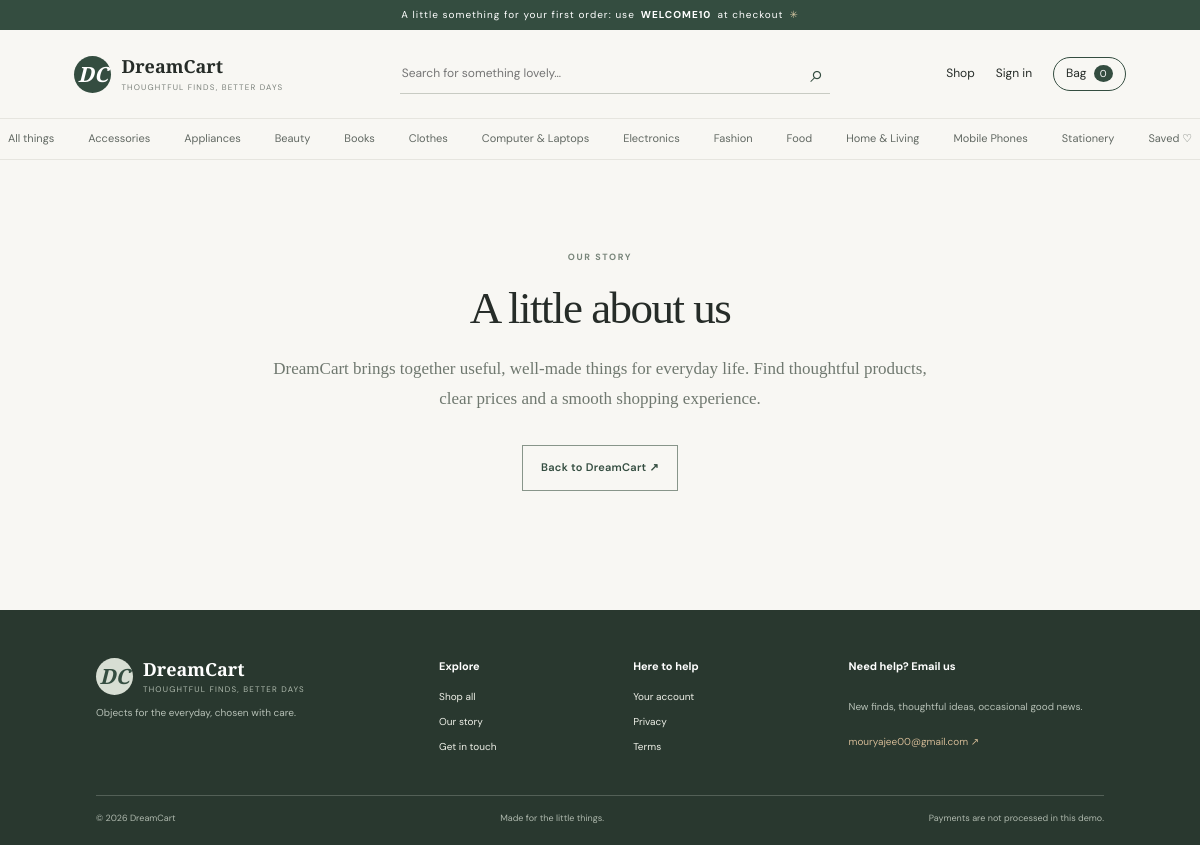
/about, run on the app's committed database.
### models.py (models this page shows)
class Category(db.Model):
    id = db.Column(db.Integer, primary_key=True)
    name = db.Column(db.String(80), unique=True, nullable=False)
    slug = db.Column(db.String(90), unique=True, nullable=False)
    products = db.relationship("Product", backref="category", lazy=True)

### app.py (the view)
@app.route('/about')
def about(): return render_template('info.html',eyebrow='OUR STORY',title='A little about us',body='DreamCart brings together useful, well-made things for everyday life. Find thoughtful products, clear prices and a smooth shopping experience.')

### app.py (called while the page is built)
def stripe_ready(): return bool(stripe and app.config['STRIPE_SECRET_KEY'].startswith('sk_test_'))

@app.before_request
def protect_forms():
    if request.method=='POST':
        supplied=request.form.get('csrf_token','')
        if not supplied or not secrets.compare_digest(supplied,session.get('_csrf','')): abort(400)

def me(): return db.session.get(User, session.get('user_id')) if session.get('user_id') else None

@app.context_processor
def globals_for_templates():
    u=me(); cart_items=CartItem.query.filter_by(user_id=u.id).all() if u else []
    subtotal=sum(i.product.sale_price*i.quantity for i in cart_items); shipping=0 if subtotal>=2500 else (99 if subtotal else 0)
    return {'current_user':u,'cart_count':sum(i.quantity for i in cart_items),'cart_subtotal':subtotal,'cart_shipping':shipping,'cart_total':subtotal+shipping,'site_categories':Category.query.order_by(Category.name).all(),'contact_email':app.config['CONTACT_EMAIL'],'stripe_enabled':stripe_ready()}

### templates/info.html
{% extends 'base.html' %}{% block content %}
<section class="info-page">
  <span class="eyebrow">{{ eyebrow }}</span>
  <h1>{{ title }}</h1>
  <p>{{ body }}</p>
  <a class="button button-outline" href="{{ url_for('index') }}"
    >Back to DreamCart ↗</a
  >
</section>
{% endblock %}

### templates/base.html (shortened to what this page needs)
<!doctype html>
<html lang="en">
  <head>
    <link
      rel="stylesheet"
      href="{{ url_for('static',filename='css/style.css') }}"
    />
  </head>
  <body>
    <div class="announcement">
      A little something for your first order: use <b>WELCOME10</b> at checkout
      <span>✳</span>
    </div>
    <header class="site-header">
      <a class="brand" href="{{ url_for('index') }}">
        <span class="brand-mark">DC</span
        ><span>DreamCart<small>THOUGHTFUL FINDS, BETTER DAYS</small></span></a>
      <form class="search" action="{{ url_for('products') }}">
        <input
          name="q"
          value="{{ request.args.get('q','') }}"
          placeholder="Search for something lovely…"
          aria-label="Search products"
        /><button aria-label="Search">⌕</button>
      </form>
      <nav class="header-actions">
        <a href="{{ url_for('products') }}">Shop</a>{% if current_user %}<a
          href="{{ url_for('account') }}"
          >Account</a
        >{% if current_user.is_admin %}<a
          href="{{ url_for('admin_dashboard') }}"
          >Admin</a
        >{% endif %}
        <form action="{{ url_for('logout') }}" method="post" class="inline">
          <input
            type="hidden"
            name="csrf_token"
            value="{{ csrf_token() }}"
          /><button class="text-button">Log out</button>
        </form>
        {% else %}<a href="{{ url_for('login') }}">Sign in</a>{% endif %}<a
          class="bag-link"
          href="{{ url_for('cart') }}"
          >Bag <span>{{ cart_count }}</span></a
        >
      </nav>
    </header>
    <nav class="category-nav">
      <a href="{{ url_for('products') }}">All things</a>{% for c in
      site_categories %}<a href="{{ url_for('products',category=c.slug) }}"
        >{{ c.name }}</a
      >{% endfor %}<a href="{{ url_for('wishlist') }}">Saved ♡</a>
    </nav>
    <main>
      {% block content %}{% endblock %}
    </main>
    <footer class="footer">
      <div class="footer-top">
        <div>
          <a class="brand footer-brand" href="{{ url_for('index') }}"
            ><span class="brand-mark">DC</span
            ><span
              >DreamCart<small>THOUGHTFUL FINDS, BETTER DAYS</small></span
            ></a
          >
          <p>Objects for the everyday, chosen with care.</p>
        </div>
        <div>
          <b>Explore</b><a href="{{ url_for('products') }}">Shop all</a
          ><a href="{{ url_for('about') }}">Our story</a
          ><a href="{{ url_for('contact') }}">Get in touch</a>
        </div>
        <div>
          <b>Here to help</b><a href="{{ url_for('account') }}">Your account</a
          ><a href="{{ url_for('privacy') }}">Privacy</a
          ><a href="{{ url_for('terms') }}">Terms</a>
        </div>
        <div class="newsletter">
          <b>Need help? Email us</b>
          <p>New finds, thoughtful ideas, occasional good news.</p>
          <a href="mailto:{{ contact_email }}">{{ contact_email }} ↗</a>
        </div>
      </div>
      <div class="footer-bottom">
        <span>© 2026 DreamCart</span><span>Made for the little things.</span
        ><span>Payments are not processed in this demo.</span>
      </div>
    </footer>
  </body>
</html>

### static/css/style.css (style rules this page uses)
:root { --ink: #262c28; --muted: #7b817b; --green: #344d40; --sage: #e8eee7; --paper: #f8f7f3; --white: #fff; --line: #e6e5df; --orange: #c77855; --serif: "Playfair Display", Georgia, serif; --sans: "DM Sans", Arial, sans-serif; }
* { box-sizing: border-box; }
html { scroll-behavior: smooth; }
body { margin: 0; background: var(--paper); color: var(--ink); font-family: var(--sans); font-size: 14px; line-height: 1.6; }
a { color: inherit; text-decoration: none; }
button, input, select, textarea { font: inherit; }
button { cursor: pointer; }
.announcement { height: 30px; background: var(--green); color: white; text-align: center; font-size: 10px; letter-spacing: 0.1em; display: flex; justify-content: center; align-items: center; gap: 6px; }
.announcement span { color: #d6c7a3; }
.site-header { height: 88px; padding: 0 6.2%; display: flex; align-items: center; justify-content: space-between; gap: 34px; background: var(--paper); }
.brand { display: flex; align-items: center; gap: 10px; font-family: var(--serif); font-size: 18px; font-weight: 600; line-height: 1.15; white-space: nowrap; }
.brand-mark { width: 37px; height: 37px; border-radius: 50%; background: var(--green); color: #fff; display: grid; place-items: center; font-size: 21px; font-style: italic; }
.brand small { display: block; font: 8px var(--sans); letter-spacing: 0.15em; color: var(--muted); margin-top: 5px; }
.search { height: 40px; border-bottom: 1px solid #c8cbc3; display: flex; max-width: 430px; flex: 1; }
.search input { background: transparent; border: 0; outline: none; flex: 1; font-size: 12px; }
.search button { background: none; border: 0; font-size: 24px; color: var(--green); }
.header-actions { display: flex; gap: 21px; align-items: center; font-size: 12px; white-space: nowrap; }
.bag-link { border: 1px solid var(--green); padding: 6px 12px; border-radius: 20px; }
.bag-link span { background: var(--green); color: white; border-radius: 50%; padding: 2px 6px; margin-left: 4px; font-size: 10px; }
.category-nav { height: 42px; border-top: 1px solid var(--line); border-bottom: 1px solid var(--line); display: flex; justify-content: center; align-items: center; gap: 34px; overflow: auto; white-space: nowrap; font-size: 11px; color: #626963; }
main { min-height: 45vh; }
.eyebrow { font-size: 9px; font-weight: 700; letter-spacing: 0.18em; color: #78857a; display: block; }
.hero h1, .page-intro h1, .auth-aside h1, .contact-copy h1, .info-page h1, .success-page h1, .detail-copy h1 { font: 500 52px/1.1 var(--serif); letter-spacing: -1.5px; margin: 20px 0; }
.button { display: inline-flex; justify-content: center; align-items: center; gap: 24px; border: 0; padding: 13px 18px; font-size: 11px; font-weight: 600; letter-spacing: 0.025em; transition: 0.2s; }
.button-outline { border: 1px solid #88958a; background: transparent; color: var(--green); }
.footer { background: #29382f; color: #eef0e8; padding: 48px 8% 20px; }
.footer-top { display: grid; grid-template-columns: 1.4fr 0.7fr 0.8fr 1.2fr; gap: 45px; padding-bottom: 40px; }
.footer .brand { color: white; }
.footer .brand-mark { background: #d7ded3; color: #344d40; }
.footer .brand small { color: #aeb9ad; }
.footer-top p { font-size: 10px; color: #b6c0b6; }
.footer-top > div:not(:first-child) { display: flex; flex-direction: column; gap: 9px; font-size: 10px; }
.footer-top > div > b { font-size: 11px; color: #fff; margin-bottom: 4px; }
.newsletter a { color: #d2b995; }
.footer-bottom { border-top: 1px solid #536057; display: flex; justify-content: space-between; padding-top: 15px; color: #aeb8ad; font-size: 9px; }
.info-page { max-width: 680px; margin: 90px auto; text-align: center; min-height: 350px; }
.info-page h1 { font-size: 45px; }
.info-page p { font: 17px/1.8 var(--serif); color: #6f786f; margin: 20px auto 30px; }

### data on the page
Category: name "Accessories"
Category: name "Appliances"
Category: name "Beauty"
Category: name "Books"
Category: name "Clothes"
Category: name "Computer & Laptops"
Category: name "Electronics"
Category: name "Fashion"
Category: name "Food"
Category: name "Home & Living"
Category: name "Mobile Phones"
Category: name "Stationery"

### other printed values
{{ cart_count }} "0"
{{ eyebrow }} "OUR STORY"
{{ title }} "A little about us"
{{ body }} "DreamCart brings together useful, well-made things for everyday life. Find thoughtful products, clear prices and a smooth shopping experience."
{{ contact_email }} "mouryajee00@gmail.com"
